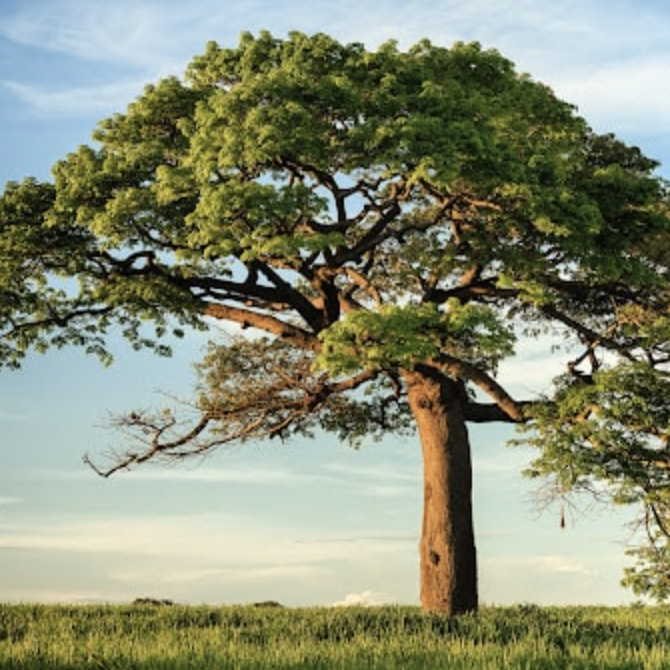
#> input picture image.png, 670 x 670 px
$ python animation.py
#> lines starting #> are read from the running program, lines starting #| are printed output that depends on the picture; after the words box and inside, x2 and y2 are one past the last pixel; in counts of white or black regions, pixels touching at a corner belong together
#> in __init__, self.texture is the input picture: shape (670, 670, 4); mean R, G, B, A 135.6, 140.7, 116.6, 255
### cube.py
import numpy as np

from utils import compute_rotation_matrices


class TexturedFace:
    def __init__(self, vertices_indices):
        self.vertices_indices = vertices_indices
        self.center = None
        self.depth = None

    def update(self, transformed_vertices):
        face_vertices = transformed_vertices[self.vertices_indices]
        self.center = np.mean(face_vertices, axis=0)
        self.depth = self.center[2]


class Cube:
    def __init__(self, size=1.0, texture=None):
        self.size = size
        self.texture = texture
        self.vertices = self._define_vertices()
        self.faces = self._define_faces()
        self.transformed_vertices = self.vertices.copy()

    def _define_vertices(self):
        return (self.size / 2) * np.array(
            [
                [-1, -1, -1],  # 0: front bottom left
                [1, -1, -1],  # 1: front bottom right
                [1, 1, -1],  # 2: front top right
                [-1, 1, -1],  # 3: front top left
                [-1, -1, 1],  # 4: back bottom left
                [1, -1, 1],  # 5: back bottom right
                [1, 1, 1],  # 6: back top right
                [-1, 1, 1],  # 7: back top left
            ],
            dtype=float,
        )

    def _define_faces(self):
        face_indices = [
            [0, 1, 2, 3],  # -z
            [4, 5, 6, 7],  # +z
            [0, 1, 5, 4],  # -y
            [2, 3, 7, 6],  # +y
            [0, 3, 7, 4],  # -x
            [1, 2, 6, 5],  # +x
        ]

        return [TexturedFace(indices) for indices in face_indices]

    def rotate(self, angle_x, angle_y, angle_z):
#> called with angle_x = 2.14e-05, angle_y = 3.56e-05, angle_z = 7.12e-06
        rotation_x, rotation_y, rotation_z = compute_rotation_matrices(
            angle_x, angle_y, angle_z
        )

        composed_rotations = np.dot(np.dot(rotation_x, rotation_y), rotation_z)
        self.transformed_vertices = np.dot(self.vertices, composed_rotations.T)

        for face in self.faces:
            face.update(self.transformed_vertices)

### renderer.py
import cv2
import numpy as np


class Renderer:
    def __init__(self, width, height, camera):
        self.width = width
        self.height = height
        self.camera = camera
        self.aspect_ratio = width / height

    def project_vertices(self, vertices):
        vertices_pos_cam = vertices - self.camera.position
        z = vertices_pos_cam[:, 2]

        x_projected = (vertices_pos_cam[:, 0] * self.camera.focal_length) / z
        y_projected = (vertices_pos_cam[:, 1] * self.camera.focal_length) / z

        projected = np.zeros((len(vertices), 2))
        projected[:, 0] = (
            x_projected * self.aspect_ratio * self.height / 2 + self.width / 2
        )
        projected[:, 1] = y_projected * self.height / 2 + self.height / 2

        return projected

    def get_face_homography(self, texture, face_vertices_2d):
        h, w = texture.shape[:2]
        src_points = np.array(face_vertices_2d, dtype=np.float32)
        dst_points = np.array(
            [[0, 0], [w - 1, 0], [w - 1, h - 1], [0, h - 1]], dtype=np.float32
        )

        H, _ = cv2.findHomography(src_points, dst_points)

        return H

    def map_texture_to_face(self, texture, face_vertices_2d):
        face_vertices_2d = np.array(face_vertices_2d, dtype=np.int32)

        H = self.get_face_homography(texture, face_vertices_2d)

        mask = np.zeros((self.height, self.width), dtype=np.uint8)
        cv2.fillConvexPoly(
            mask, face_vertices_2d, 255
        )  # Coordinates inside the face are set to 255
        y_face_indices, x_face_indices = np.where(mask == 255)
        face_pixels = np.column_stack(
            (x_face_indices, y_face_indices, np.ones_like(x_face_indices))
        )

        face_image = np.zeros((self.height, self.width, 3), dtype=np.uint8)

        src_pixels = np.dot(face_pixels, H.T)
        src_pixels[:, 0] /= src_pixels[:, 2]
        src_pixels[:, 1] /= src_pixels[:, 2]

        src_x = src_pixels[:, 0].astype(int)
        src_y = src_pixels[:, 1].astype(int)

        for i in range(len(x_face_indices)):
            if 0 <= src_y[i] < texture.shape[0] and 0 <= src_x[i] < texture.shape[1]:
                texture_color = texture[src_y[i], src_x[i]][:3]
                bgr_color = texture_color[::-1]  # OpenCV uses BGR
                face_image[y_face_indices[i], x_face_indices[i]] = bgr_color

        return face_image, mask

    def render(self, obj):
        frame = np.zeros((self.height, self.width, 3), dtype=np.uint8)
        projected_vertices = self.project_vertices(obj.transformed_vertices)

        visible_faces = [face for face in obj.faces]
        visible_faces.sort(key=lambda face: face.depth, reverse=True)

        for face in visible_faces:
            face_vertices_2d = projected_vertices[face.vertices_indices]
            face_image, mask = self.map_texture_to_face(obj.texture, face_vertices_2d)
            mask_3d = np.stack([mask, mask, mask], axis=2)
            frame = np.where(mask_3d > 0, face_image, frame)
#> this loop made 6 passes
#> pass 1, in render, `face_image, mask = self.map_texture_to_face(obj.texture, face_vertices..`:
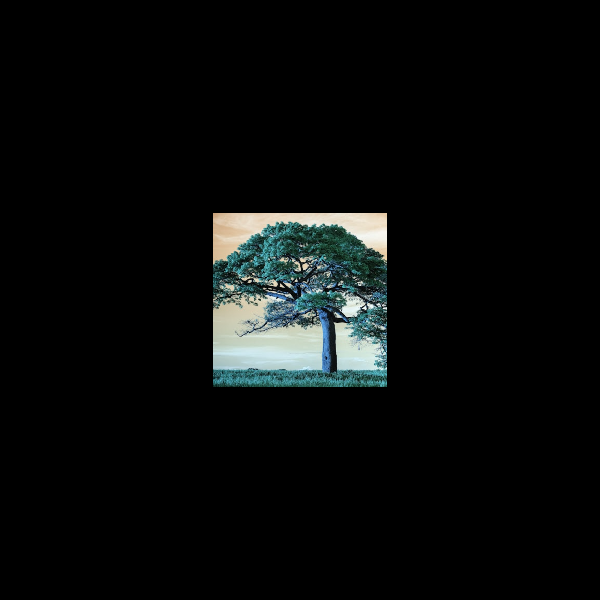
#> face_image: shape (600, 600, 3); mean R, G, B 9.8, 11.8, 11.4
#> pass 1, in render, `face_image, mask = self.map_texture_to_face(obj.texture, face_vertices..`:
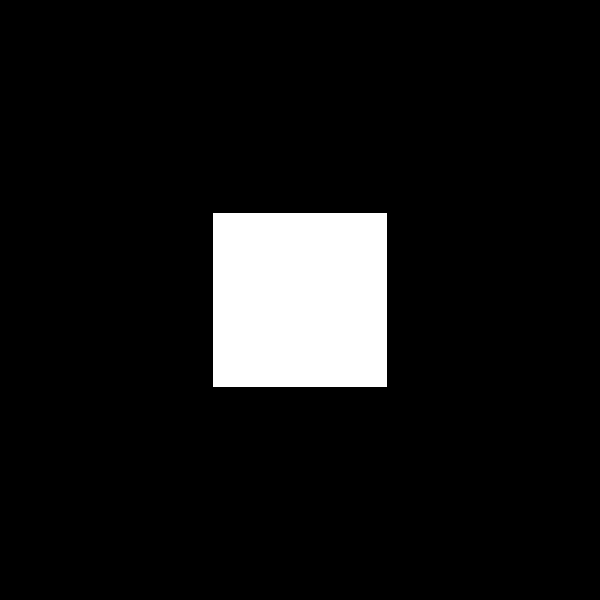
#> mask: shape (600, 600); 8.4% white; 1 white region, box (x1, y1, x2, y2) and area: (213, 213, 387, 387) 30276
#> pass 2, in render, `face_image, mask = self.map_texture_to_face(obj.texture, face_vertices..`:
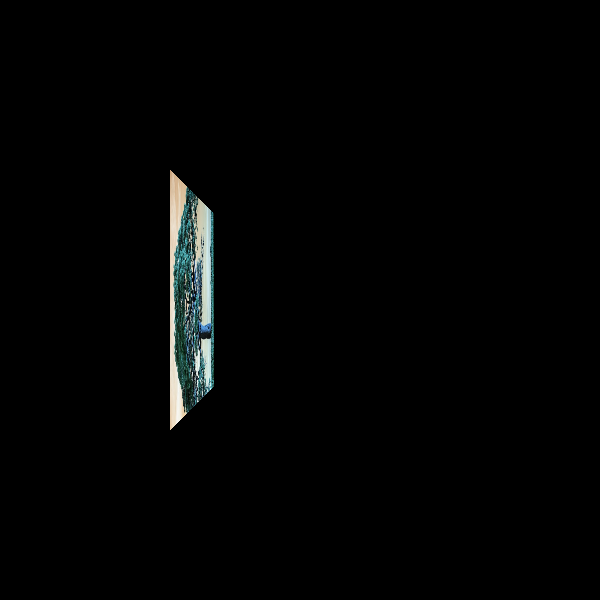
#> face_image: shape (600, 600, 3); mean R, G, B 3.2, 3.7, 3.5
#> after the loop:
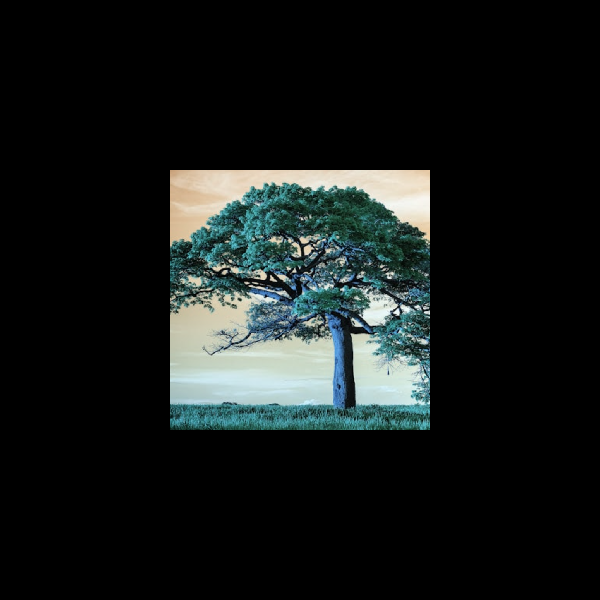
#> frame: shape (600, 600, 3); mean R, G, B 21.9, 26.4, 25.5

        return frame

### camera.py
import numpy as np


class Camera:
    def __init__(self, position=np.array([0, 0, 0]), fov=60):
        self.position = position
        self.focal_length = 1.0 / np.tan(np.radians(fov) / 2)

    def get_view_vector(self, point):
        return point - self.position

### utils.py
import sys

import numpy as np


def compute_rotation_matrices(angle_x, angle_y, angle_z):
    cos_x, sin_x = np.cos(angle_x), np.sin(angle_x)
    cos_y, sin_y = np.cos(angle_y), np.sin(angle_y)
    cos_z, sin_z = np.cos(angle_z), np.sin(angle_z)

    rotation_x = np.array([[1, 0, 0], [0, cos_x, -sin_x], [0, sin_x, cos_x]])
    rotation_y = np.array([[cos_y, 0, sin_y], [0, 1, 0], [-sin_y, 0, cos_y]])
    rotation_z = np.array([[cos_z, -sin_z, 0], [sin_z, cos_z, 0], [0, 0, 1]])

    return rotation_x, rotation_y, rotation_z


# [10 lines left out: function progress_bar, not called in this run]

### animation.py
import argparse
from time import time

import cv2
import numpy as np
from PIL import Image

from camera import Camera
from cube import Cube
from renderer import Renderer


class CubeAnimation:
    def __init__(
        self, texture_path: str, screen_width=600, screen_height=600, speed=1.0
    ):
        self.screen_width = screen_width
        self.screen_height = screen_height
        self.speed = speed
        self.texture = np.array(Image.open(texture_path))

        self.camera = Camera(position=np.array([0, 0, -5]), fov=60)
        self.cube = Cube(size=2, texture=self.texture)
        self.renderer = Renderer(screen_width, screen_height, self.camera)

        self.start_time = time()

    def update(self):
        dt = time() - self.start_time

        angle_x = dt * 0.3 * self.speed
        angle_y = dt * 0.5 * self.speed
        angle_z = dt * 0.1 * self.speed

        self.cube.rotate(angle_x, angle_y, angle_z)

    def render(self):
        return self.renderer.render(self.cube)

    def run(self):
        while True:
            self.update()
            frame = self.render()
            cv2.imshow("Cube", frame)

            if cv2.waitKey(1) & 0xFF == ord("q"):
#> (key q is pressed here)
                break

        cv2.destroyAllWindows()


if __name__ == "__main__":
    parser = argparse.ArgumentParser(description="Cube Animation")
    parser.add_argument("--speed", type=float, default=1.5)
    args = parser.parse_args()

    animation = CubeAnimation("image.png", speed=args.speed)
    animation.run()
